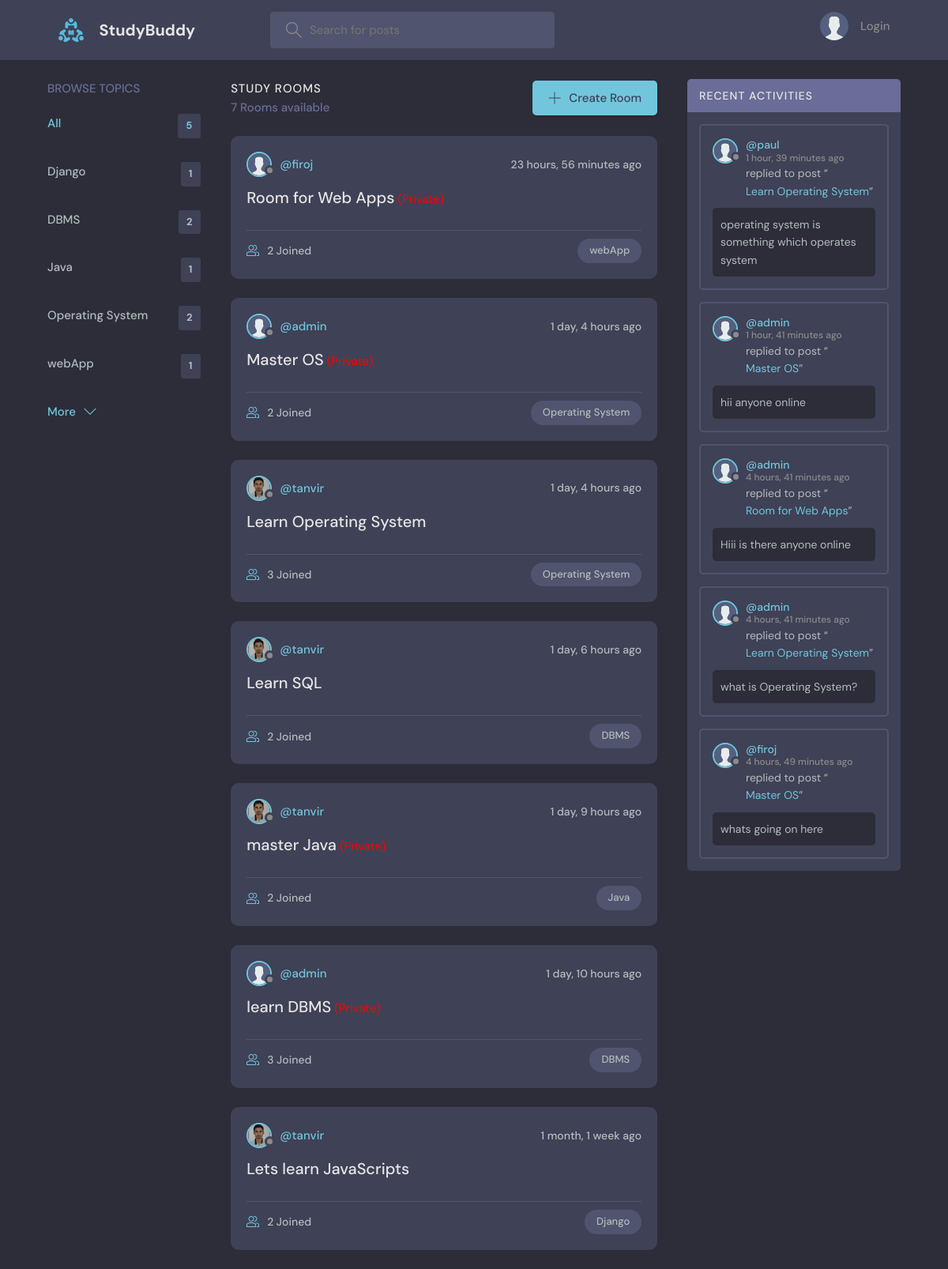
The page / on the database its author committed.
### base/models.py (models this page shows, shortened)
class Topic(models.Model):
    name = models.CharField(max_length=200)

class Room(models.Model):
    host = models.ForeignKey(User, on_delete=models.SET_NULL, null=True)
    topic = models.ForeignKey(Topic, on_delete=models.SET_NULL, null=True)
    name = models.CharField(max_length=200)
    description = models.TextField(null=True, blank=True)
    participants = models.ManyToManyField(
        User, related_name='participants', blank=True)
    updated = models.DateTimeField(auto_now=True)
    created = models.DateTimeField(auto_now_add=True)
    private=models.BooleanField(default=False)
    class Meta:
        ordering = ['-updated', '-created']
    def __str__(self):
        return self.name

class User(AbstractUser):
    name = models.CharField(max_length=200, null=True)
    email = models.EmailField(unique=True, null=True)
    bio = models.TextField(null=True)
    avatar = models.ImageField(null=True, default="avatar.svg")
    USERNAME_FIELD = 'email'
    REQUIRED_FIELDS = ['username']  # Add 'username' to REQUIRED_FIELDS

class Message(models.Model):
    user = models.ForeignKey(User, on_delete=models.CASCADE)
    room = models.ForeignKey(Room, on_delete=models.CASCADE)
    body = models.TextField()
    updated = models.DateTimeField(auto_now=True)
    created = models.DateTimeField(auto_now_add=True)
    class Meta:
        ordering = ['updated', 'created']

### base/views.py (the view)
# urls.py: path('', views.home, name="home"),
def home(request):
    q = request.GET.get('q') if request.GET.get('q') != None else ''
    rooms = Room.objects.filter(
        Q(topic__name__icontains=q) |
        Q(name__icontains=q) |
        Q(description__icontains=q)
    )
    topics = Topic.objects.all()[0:5]
    room_count = rooms.count()
    room_messages = Message.objects.filter(
        Q(room__topic__name__icontains=q)).order_by('-created')[0:5]
    context = {'rooms': rooms, 'topics': topics,
               'room_count': room_count, 'room_messages': room_messages}
    return render(request, 'base/home.html', context)

### base/templates/base/home.html (shortened to what this page needs)
{% extends 'main.html' %}
{% block content %}
<main class="layout layout--3">
  <div class="container">
    {% include 'base/topics_component.html' %}
    <div class="roomList">
      <div class="roomList__header">
        <div>
          <h2>Study Rooms</h2>
          <p>{{room_count}} Rooms available</p>
        </div>
        <a class="btn btn--main" href="{% url 'create-room' %}">
          <svg version="1.1" xmlns="http://www.w3.org/2000/svg" width="32" height="32" viewBox="0 0 32 32">
            <title>add</title>
            <path
              d="M16.943 0.943h-1.885v14.115h-14.115v1.885h14.115v14.115h1.885v-14.115h14.115v-1.885h-14.115v-14.115z">
            </path>
          </svg>
          Create Room
        </a>
      </div>
      {% include 'base/feed_component.html' %}
    </div>
    {% include 'base/activity_component.html' %}
  </div>
</main>
{% endblock %}

### base/templates/base/topics_component.html
<div class="topics">
    <div class="topics__header">
        <h2>Browse Topics</h2>
    </div>
    <ul class="topics__list">
        <li>
            <a href="{% url 'home' %}" class="active">All <span>{{topics.count}}</span></a>
        </li>
        {% for topic in topics %}
        <li>
            <a href="{% url 'home' %}?q={{topic.name}}">{{topic.name}}<span>{{topic.room_set.all.count}}</span></a>
        </li>
        {% endfor %}
    </ul>
    <a class="btn btn--link" href="{% url 'topics' %}">
        More
        <svg version="1.1" xmlns="http://www.w3.org/2000/svg" width="32" height="32" viewBox="0 0 32 32">
            <title>chevron-down</title>
            <path d="M16 21l-13-13h-3l16 16 16-16h-3l-13 13z"></path>
        </svg>
    </a>
</div>

### base/templates/base/feed_component.html (shortened to what this page needs)
{% for room in rooms %}
<div class="roomListRoom">
    <div class="roomListRoom__header">
        <a href="{% url 'user-profile' room.host.id %}" class="roomListRoom__author">
            <div class="avatar avatar--small">
                <img src="{{room.host.avatar.url}}" />
            </div>
            <span>@{{room.host.username}}</span>
        </a>
        <div class="roomListRoom__actions">
            <span>{{room.created|timesince}} ago</span>
        </div>
    </div>
    <div class="roomListRoom__content">
        <a href="{% url 'room' room.id %}">{{room.name}}</a>
        {% if room.private %}
        <small style="color: red;"> (Private) </small>
        {% endif %}
    </div>
    <div class="roomListRoom__meta">
        <a href="{% url 'room' room.id %}" class="roomListRoom__joined">
            {{room.participants.all.count}} Joined
        </a>
        <p class="roomListRoom__topic">{{room.topic.name}}</p>
    </div>
</div>
{% endfor %}

### base/templates/base/activity_component.html (shortened to what this page needs)
<div class="activities">
    <div class="activities__header">
        <h2>Recent Activities</h2>
    </div>
    {% for message in room_messages %}
    <div class="activities__box">
        <div class="activities__boxHeader roomListRoom__header">
            <a href="{% url 'user-profile' message.user.id %}" class="roomListRoom__author">
                <div class="avatar avatar--small">
                    <img src="{{message.user.avatar.url}}" />
                </div>
                <p>
                    @{{message.user.username}}
                    <span>{{message.created|timesince}} ago</span>
                </p>
            </a>
        </div>
        <div class="activities__boxContent">
            <p>replied to post “<a href="{% url 'room' message.room.id %}">{{message.room}}</a>”</p>
            <div class="activities__boxRoomContent">{{message.body}}</div>
        </div>
    </div>
    {% endfor %}
</div>

### rows shown on the page
Topic: name "Django", room_set.all.count "1"
Topic: name "DBMS", room_set.all.count "2"
Topic: name "Java", room_set.all.count "1"
Topic: name "Operating System", room_set.all.count "2"
Topic: name "webApp", room_set.all.count "1"
Room: host.avatar (placeholder picture), host.username "firoj", created "23 hours, 56 minutes", name "Room for Web Apps", participants.all.count "2", topic.name "webApp"
Room: host.avatar (placeholder picture), host.username "admin", created "1 day, 4 hours", name "Master OS", participants.all.count "2", topic.name "Operating System"
Room: host.avatar (picture), host.username "tanvir", created "1 day, 4 hours", name "Learn Operating System", participants.all.count "3", topic.name "Operating System"
Room: host.avatar (picture), host.username "tanvir", created "1 day, 6 hours", name "Learn SQL", participants.all.count "2", topic.name "DBMS"
Room: host.avatar (picture), host.username "tanvir", created "1 day, 9 hours", name "master Java", participants.all.count "2", topic.name "Java"
Room: host.avatar (placeholder picture), host.username "admin", created "1 day, 10 hours", name "learn DBMS", participants.all.count "3", topic.name "DBMS"
Room: host.avatar (picture), host.username "tanvir", created "1 month, 1 week", name "Lets learn JavaScripts", participants.all.count "2", topic.name "Django"
Message: user.avatar (placeholder picture), user.username "paul", created "1 hour, 39 minutes", room "Learn Operating System", body "operating system is something which operates system"
Message: user.avatar (placeholder picture), user.username "admin", created "1 hour, 41 minutes", room "Master OS", body "hii anyone online"
Message: user.avatar (placeholder picture), user.username "admin", created "4 hours, 41 minutes", room "Room for Web Apps", body "Hiii is there anyone online"
Message: user.avatar (placeholder picture), user.username "admin", created "4 hours, 41 minutes", room "Learn Operating System", body "what is Operating System?"
Message: user.avatar (placeholder picture), user.username "firoj", created "4 hours, 49 minutes", room "Master OS", body "whats going on here"

### other values the page prints
{{ topics.count }} "5"
{{ room_count }} "7"
